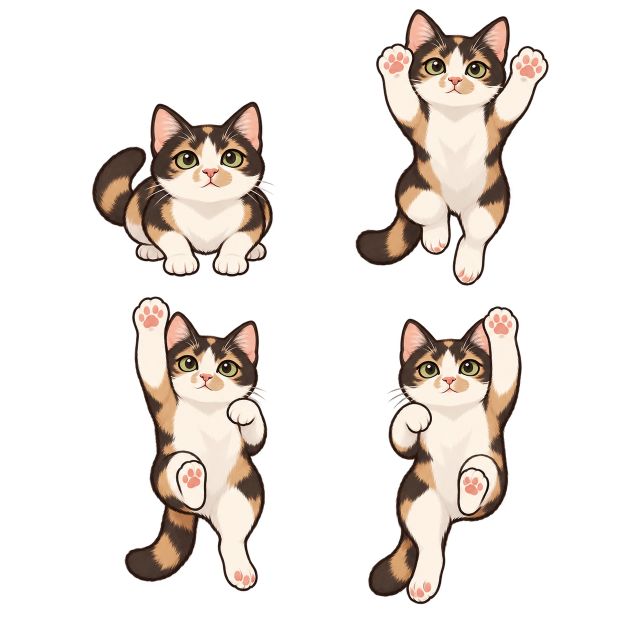
#> input picture output/imagegen/window-climb-v1/launch/source-sheet.png, 1254 x 1254 px (shown at 1/2 size)
$ python package_window_climb.py
#> lines starting #> are read from the running program, lines starting #| are printed output that depends on the picture
### tools/package_interactions.py
"""Register generated pickup/perch drawings without painting or deforming them.

Splits the original transparent sheets, applies one uniform scale per animation,
and aligns the head before exporting exact-return blink loops and app metadata.
"""

import json
from pathlib import Path

from PIL import Image, ImageDraw, ImageSequence

from package_walk_v2 import on_gray, score


ROOT = Path(__file__).resolve().parents[1] / 'output/imagegen/interactions-v1'
ORDER = [0, 1, 2, 3, 2, 1, 0]
DURATIONS = [1000, 600, 100, 140, 100, 600, 660]


# [12 lines left out: function register_head, not called in this run]


def alpha_bounds(frame):
    return frame.getchannel('A').point(lambda alpha: 255 if alpha > 100 else 0).getbbox()


# [94 lines left out: function main, not called in this run]


# [2 lines that do not run on import are left out]

### tools/package_window_climb.py
"""Extract eight authored climbing poses and record ledge contact anchors."""
import json
from pathlib import Path
from PIL import Image, ImageDraw
from package_interactions import alpha_bounds

ROOT = Path(__file__).resolve().parents[1] / 'output/imagegen/window-climb-v1'


def main():
    frames, anchors = [], []
    # Split at actual transparent gutters: climbing paws cross nominal midlines.
    specs = [('launch', [(0, 0, 627, 574), (627, 0, 1254, 590),
                         (0, 574, 627, 1254), (627, 590, 1254, 1254)],
              [418, 918, 424, 893], [554, 571, 1183, 1208]),
             ('mantle', [(0, 0, 627, 700), (627, 0, 1254, 730),
                         (0, 700, 627, 1254), (627, 730, 1254, 1254)],
              [375, 944, None, None], [100, 300, 1080, 1093])]
    for name, boxes, centers, contacts in specs:
        source = Image.open(ROOT / name / 'source-sheet.png').convert('RGBA')
#> source is the input picture: PIL image 1254x1254 RGBA; mean R, G, B, A 50.1, 43.4, 38.6, 67.6
        for i, box in enumerate(boxes):
            cell = source.crop(box)
            bounds = alpha_bounds(cell)
            scale = .70
            center = centers[i] - box[0] if centers[i] is not None else (bounds[0] + bounds[2]) / 2
            x = 256 - center * scale
            y = 490 - bounds[3] * scale
            if name == 'launch' and i == 2:
                y -= 8  # Match A/B head height, rather than their raised foot.
            frame = Image.new('RGBA', (512, 512))
            frame.alpha_composite(cell.resize((round(cell.width * scale), round(cell.height * scale)),
                                              Image.Resampling.LANCZOS), (round(x), round(y)))
            b = alpha_bounds(frame)
            assert b and 8 < b[0] < b[2] < 504 and 8 < b[1] < b[3] < 504, (name, i, b)
            frames.append(frame)
            anchors.append(round(y + (contacts[i] - box[1]) * scale, 3))
            frame.save(ROOT / f'frame-{len(frames):02}.png')
#> this loop made 4 passes
#> (bounds, center, x, y, b) on passes 1 to 4: ((185, 203, 545, 554), 418, -36.6, 102.2, (92, 244, 345, 490)), ((85, 18, 470, 571), 291, 52.3, 90.3, (111, 103, 381, 490)), ((250, 19, 534, 609), 424, -40.8, 55.7, (134, 69, 333, 482)), ((110, 23, 416, 618), 266, 69.8, 57.4, (147, 73, 362, 490))
#> pass 1, in main, `cell = source.crop(box)`:
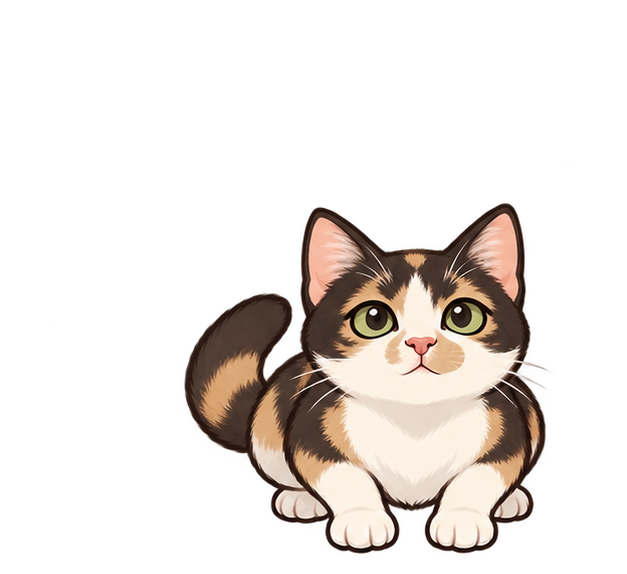
#> cell: PIL image 627x574 RGBA; mean R, G, B, A 41.5, 35.4, 31.1, 61; transparent parts drawn white
#> pass 1, in main, `frame.save(ROOT / f'frame-{len(frames):02}.png')`:
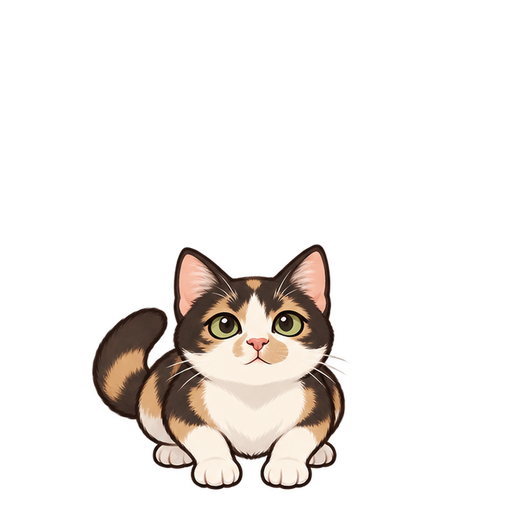
#> saved as frame-01.png: PIL image 512x512 RGBA; mean R, G, B, A 27.8, 23.7, 20.8, 41.1; transparent parts drawn white
#> pass 2, in main, `cell = source.crop(box)`:
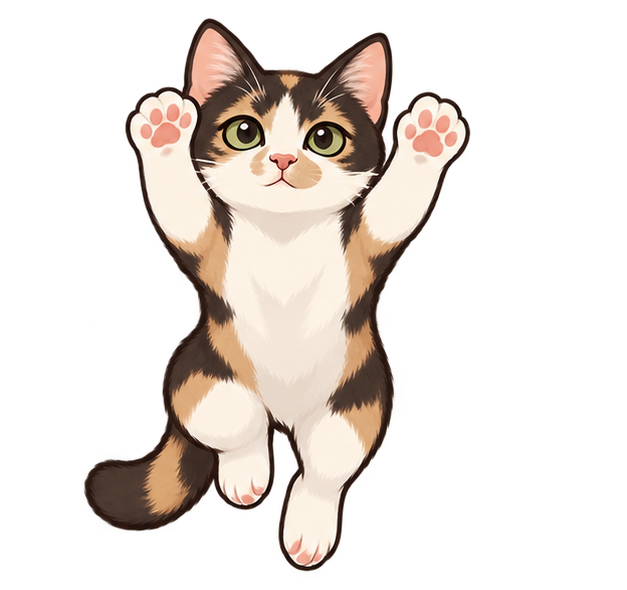
#> cell: PIL image 627x590 RGBA; mean R, G, B, A 60.6, 52.5, 46.9, 79.3; transparent parts drawn white
#> after the loop:
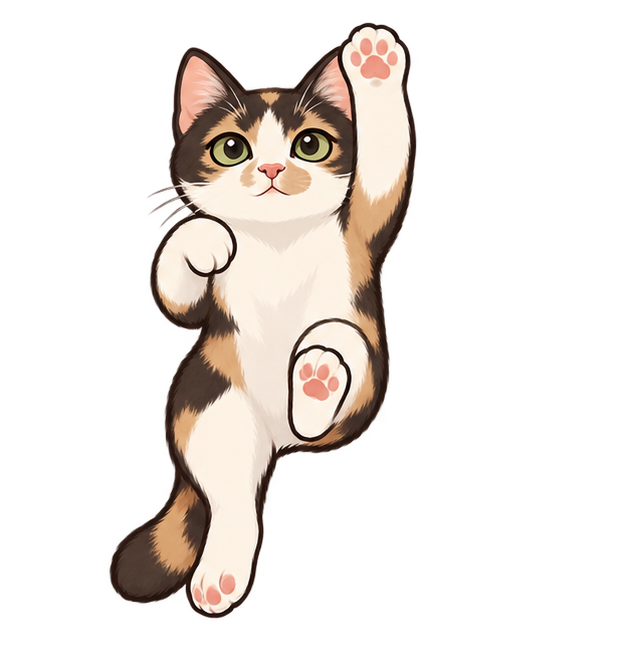
#> cell: PIL image 627x664 RGBA; mean R, G, B, A 49, 43, 38.5, 64.6; transparent parts drawn white
#> after the loop:
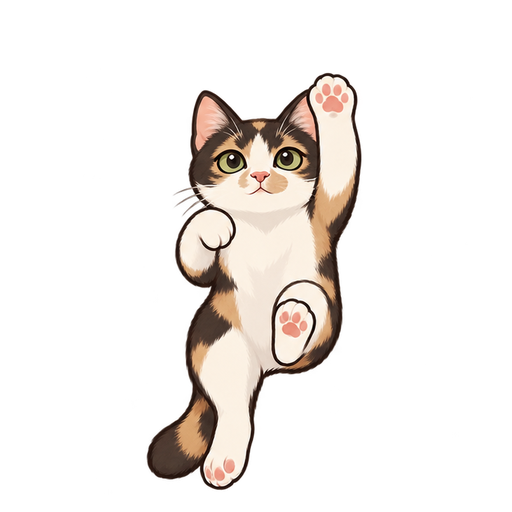
#> frame: PIL image 512x512 RGBA; mean R, G, B, A 37.8, 33.2, 29.8, 50.3; transparent parts drawn white
#> after the loop, anchors = [490, 490, 482, 490]; frames = 4 items
#> pass 2 of the loop in main, `for name, boxes, centers, contacts in specs:`:
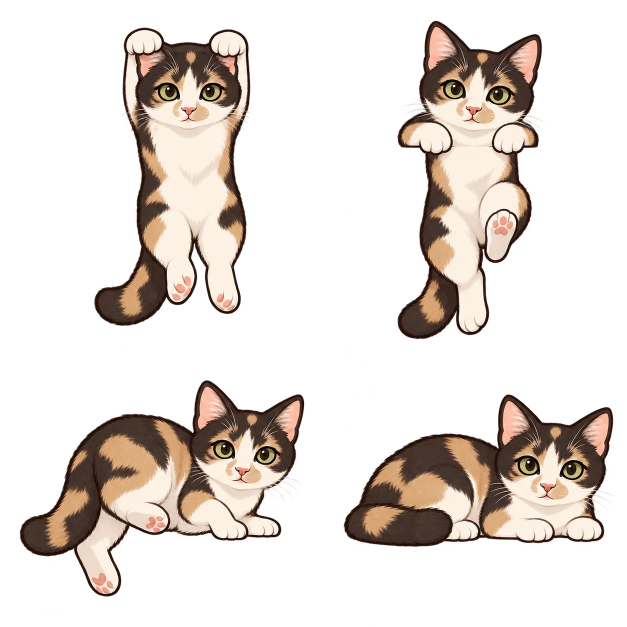
#> input picture output/imagegen/window-climb-v1/mantle/source-sheet.png, 1254 x 1254 px (shown at 1/2 size)
#> in main, source is the input picture: PIL image 1254x1254 RGBA; mean R, G, B, A 51.1, 43.4, 37.9, 75.8
#> the loop in main, `for i, box in enumerate(boxes):` made 4 passes
#> (bounds, center, x, y, b) on passes 1 to 4: ((189, 55, 500, 651), 375, -6.5, 34.3, (126, 73, 344, 490)), ((168, 42, 457, 678), 317, 34.1, 15.4, (152, 44, 354, 490)), ((40, 61, 608, 493), 324, 29.2, 144.9, (57, 187, 455, 490)), ((61, 59, 599, 363), 330, 25, 235.9, (67, 277, 445, 490))
#> after the loop in main, `for i, box in enumerate(boxes):`:
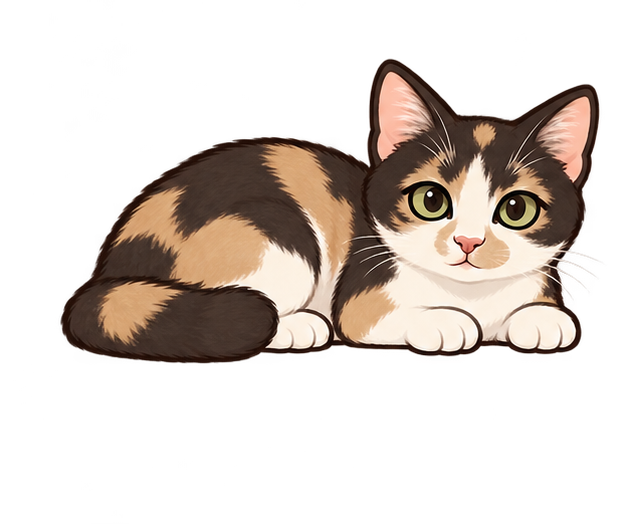
#> cell: PIL image 627x524 RGBA; mean R, G, B, A 50.3, 41.3, 35.1, 83.9; transparent parts drawn white
#> after the loop in main, `for i, box in enumerate(boxes):`:
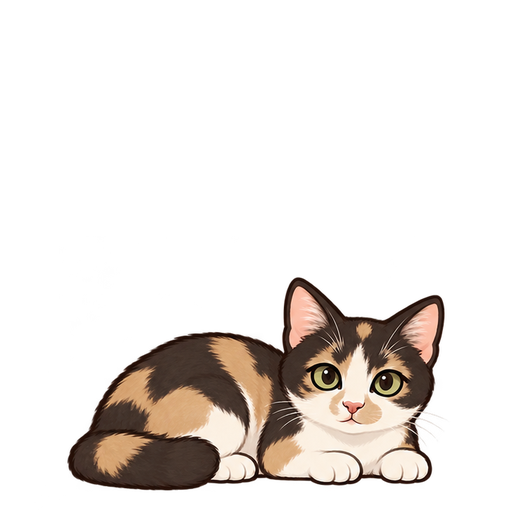
#> frame: PIL image 512x512 RGBA; mean R, G, B, A 30.7, 25.3, 21.4, 51.6; transparent parts drawn white
#> after the loop in main, `for i, box in enumerate(boxes):`: anchors = [490, 490, 482, 490, 104.3, 225.4, 410.9, 490]; frames = 8 items
    metadata = dict(frame_size=[512, 512], ready_for_app=True,
                    frames=[f'frame-{i:02}.png' for i in range(1, 9)],
                    playback_order_zero_based=list(range(8)), duration_ms=[180, 240, 100, 100, 100, 160, 180, 200],
                    contact_baselines_y=anchors, loop=False, mirrored=False,
                    poses=['crouch', 'launch', 'climb_a', 'climb_b', 'hook', 'pull_up', 'rotate', 'settle'],
                    sources=['launch/source-sheet.png', 'mantle/source-sheet.png'],
                    prompts=['launch/prompt.txt', 'mantle/prompt.txt'],
                    notes='Climb A/B repeat at runtime; geometry controls transit time. Front-view coat is never mirrored.')
#> metadata = 12 items
    (ROOT / 'animation.json').write_text(json.dumps(metadata, indent=2) + '\n')
    sheet = Image.new('RGB', (1280, 680), '#eee9e2')
    previews = []
    for i, frame in enumerate(frames):
        bg = Image.new('RGBA', (512, 512), '#eee9e2')
        bg.alpha_composite(frame)
        preview = bg.convert('RGB').resize((320, 320), Image.Resampling.LANCZOS)
        previews.append(preview)
        sheet.paste(preview, (i % 4 * 320, i // 4 * 340 + 20))
        ImageDraw.Draw(sheet).text((i % 4 * 320 + 10, i // 4 * 340 + 5), metadata['poses'][i], fill='#493b31')
#> this loop made 8 passes
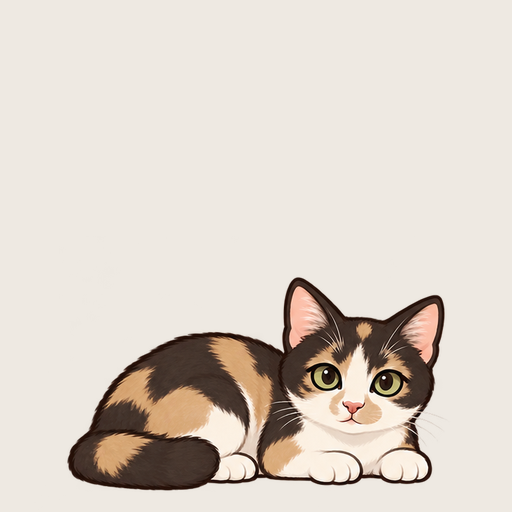
#> bg: PIL image 512x512 RGBA; mean R, G, B, A 219.3, 210.4, 201.1, 255
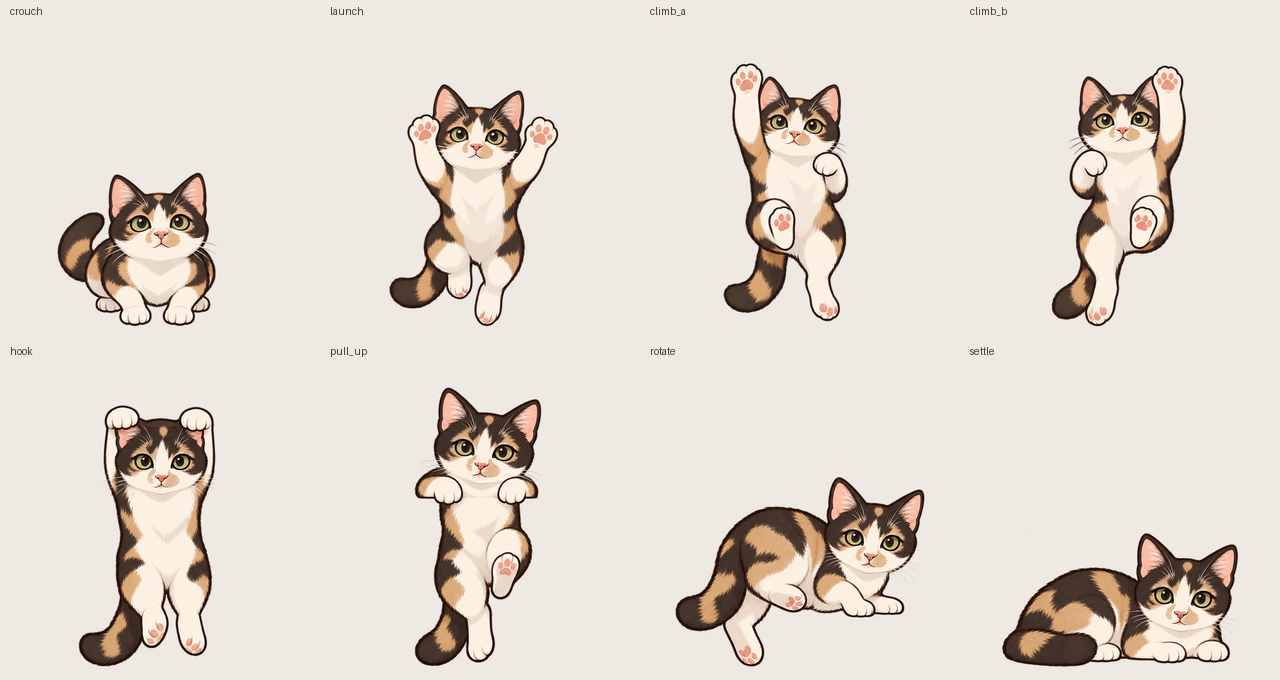
#> sheet: PIL image 1280x680 RGB; mean R, G, B 224.9, 216.4, 207.5
#> after the loop, previews = 8 items
    sheet.save(ROOT / 'contact-sheet.png')
    palette = sheet.quantize(colors=256)
    indexed = [p.quantize(palette=palette, dither=Image.Dither.NONE) for p in previews]
#> indexed = 8 items
    indexed[0].save(ROOT / 'key-poses.gif', save_all=True, append_images=indexed[1:],
                    duration=metadata['duration_ms'], disposal=2, optimize=False)
    print('contact anchors', anchors)
#| contact anchors [490.0, 490.0, 482.0, 490.0, 104.3, 225.4, 410.9, 490.0]


if __name__ == '__main__':
    main()
